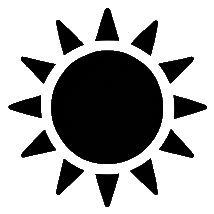
#> input picture artwork/wxv2/idx00.png, 214 x 214 px; its folder holds only this picture in this run
$ python gen_wx_bitmaps.py
#> lines starting #> are read from the running program, lines starting #| are printed output that depends on the picture; after the words box and inside, x2 and y2 are one past the last pixel; in counts of white or black regions, pixels touching at a corner belong together
import os
from PIL import Image
import numpy as np
HERE = os.path.dirname(os.path.abspath(__file__))
# index -> C identifier (OWM code)
USED=[(0,"01d"),(41,"01n"),(1,"02d"),(13,"02n"),(3,"03"),(4,"04"),
      (15,"09"),(8,"10d"),(14,"10n"),(25,"11"),(21,"13"),(29,"50")]
SZ=54; FIT=52                          # icon canvas; reduced from 66 (too big, crowded min/max)
BW=(SZ+7)//8                            # 8 bytes/row
def bitmap(idx):
#> called with idx = 0
    g=Image.open(os.path.join(HERE, "wxv2", f"idx{idx:02d}.png")).convert("L")
#> g is the input picture: PIL image 214x214 L; min 0, max 255, mean 167.8
    g=g.copy(); g.thumbnail((FIT,FIT),Image.LANCZOS)
#> after `g.thumbnail((FIT, FIT), Image.LANCZOS)`:
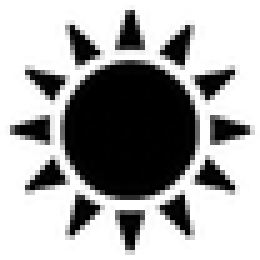
#> g: PIL image 52x52 L (shown 5 times larger); min 0, max 255, mean 167.4
    cv=Image.new("L",(SZ,SZ),255)
#> cv: PIL image 54x54 L; every value is 255
    cv.paste(g,((SZ-g.size[0])//2,(SZ-g.size[1])//2))
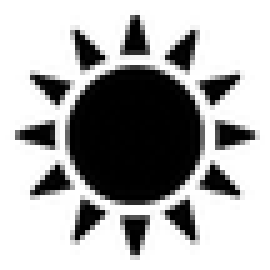
#> cv: PIL image 54x54 L (shown 5 times larger); min 0, max 255, mean 173.8
    a=np.array(cv); ink=(a<128)         # bit=1 where black (drawBitmap sets pixel to color)
#> after `ink = a < 128`:
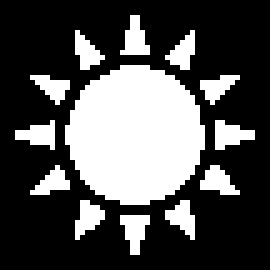
#> ink: shape (54, 54) bool (shown 5 times larger); 31.8% white; 13 white regions, largest, box (x1, y1, x2, y2) and area: (13, 13, 41, 41) 599, (43, 24, 51, 30) 30, (24, 43, 30, 51) 30
    out=bytearray()
    for y in range(SZ):
        for xb in range(BW):
            b=0
            for k in range(8):
                x=xb*8+k
                if x<SZ and ink[y,x]: b|=(0x80>>k)
            out.append(b)
    return bytes(out)
def carr(name,data):
#> called with name = 'wx_01d'
    s=f"static const uint8_t {name}[{len(data)}] = {{\n"
    for i in range(0,len(data),12):
        s+="  "+",".join(f"0x{b:02X}" for b in data[i:i+12])+",\n"
    return s+"};\n"
h ="// Auto-generated by gen_wx_bitmaps.py from Software/mockups/weather_v2.png.\n"
h+="// 1-bit weather icons for EPaper::drawBitmap(x,y,bmp,WX_ICON_W,WX_ICON_H,0) (bit=1 -> black).\n"
h+="// Not included anywhere yet; wire into drawMainScreen during the dashboard port.\n"
h+="#pragma once\n#include <stdint.h>\n#include <string.h>\n\n"
h+=f"#define WX_ICON_W {SZ}\n#define WX_ICON_H {SZ}\n\n"
cnames=[]
for idx,code in USED:
#> (the run stopped early here; a loop or call above may not have finished)
